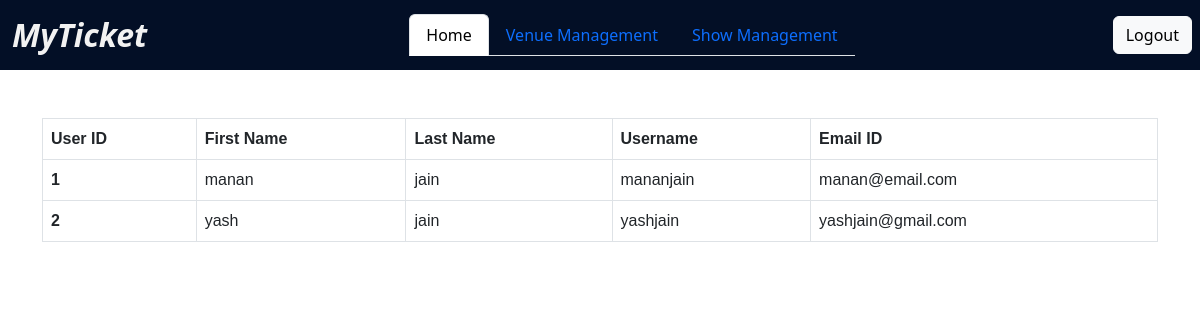
The page /admin/ (signed in) on the database its author committed.
### app/models/models.py (models this page shows, shortened)
class User(db.Model, UserMixin):
    __tablename__ = "user"
    user_id = db.Column(db.Integer, primary_key=True, autoincrement=True)
    email = db.Column(db.String(150), unique=True, nullable=False)
    password = db.Column(db.String(150), nullable=False)
    cpassword = db.Column(db.String(150), nullable=False)
    first_name = db.Column(db.String(150), nullable=False)
    last_name = db.Column(db.String(150), nullable=False)
    username = db.Column(db.String(150), unique=True, nullable=False)
    isadmin = db.Column(db.Boolean, default=False)

### app/controllers/admin/admin_controllers.py (the view)
@admin_controls.route("/", methods=['GET', 'POST'])
@admin_required
@login_required
def adminhome():
    users = User.query.all()
    return render_template("admin/admin_index.html.jinja2", users=users)

### app/controllers/auth.py (called while the page is built)
def admin_required(f):
    @wraps(f)
    def decorated(*args, **kwargs):
        is_admin = False
        if current_user.is_authenticated:
            is_admin = current_user.isadmin
        if not is_admin:
            return "<h1>Routes doesn't exits</h1>", 400
        elif is_admin:
            return f(*args, **kwargs)
    return decorated

@login_manager.user_loader
def load_user(user_id):
    return User.query.get(int(user_id))

### app/templates/admin/admin_index.html.jinja2 (shortened to what this page needs)
<!DOCTYPE html>
<html lang="en">
<head>
  <link rel="stylesheet" href="../../static/styles/admin_index.style.css">
</head>
<body>
  {% include 'admin/base.html.jinja2' %}
  <div class="container">
  <div class="col-sm-12">
  <table class="table table-bordered table-hover table--style">
  <thead>
    <tr class="table__head">
      <th scope="col">User ID</th>
      <th scope="col">First Name</th>
      <th scope="col">Last Name</th>
      <th scope="col">Username</th>
      <th scope="col">Email ID</th>
    </tr>
  </thead>
  {% for user in users %}
  <tbody>
    <tr>
      <th scope="row">{{user.user_id}}</th>
      <td>{{user.first_name}}</td>
      <td>{{user.last_name}}</td>
      <td>{{user.username}}</td>
      <td>{{user.email}}</td>
    </tr>
  </tbody>
  {% endfor %}
</table>
  </div>
</div>
</body>
</html>

### app/static/styles/admin_index.style.css (style rules this page uses)
*, *::before, *::after { box-sizing: border-box; }
:root { font-family: 'PT Sans', sans-serif; --clr-primary-5: #f2f2f2; --clr-primary-4: #f25757; --clr-primary-3: #030f26; --clr-primary-2: #732743; --clr-primary-1: #d93250; --clr-sec-1: #FF3D3D; --w-light: 300; --w-heavy: 700; --w-regular: 500; }
body { margin: 0; font-family: 'PT Sans', sans-serif; }
.container { padding: 2rem; margin: 1rem auto; }
table .table__head { color: var(--clr-primary-5); background: var(--clr-primary-3); }

### app/static/styles/base.style.css (style rules this page uses)
*, *::before, *::after { box-sizing: border-box; }
:root { font-family: 'PT Sans', sans-serif; --clr-primary-5: #f2f2f2; --clr-primary-4: #f25757; --clr-primary-3: #030f26; --clr-primary-2: #732743; --clr-primary-1: #d93250; --clr-sec-1: #FF3D3D; --w-light: 300; --w-heavy: 700; --w-regular: 500; }
body { margin: 0; }
.container { font-family: 'PT Sans', sans-serif; }

### rows shown on the page
User: user_id "1", first_name "manan", last_name "jain", username "mananjain", email "manan@email.com"
User: user_id "2", first_name "yash", last_name "jain", username "yashjain", email "yashjain@gmail.com"
